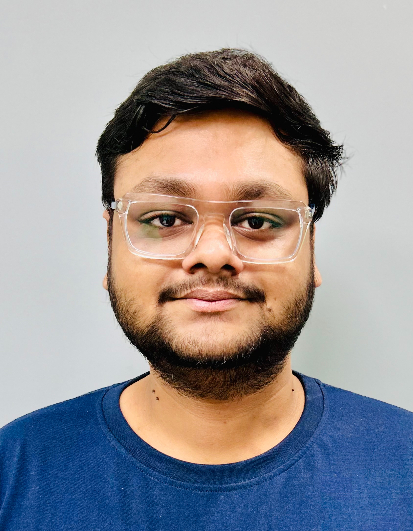
#> input picture test_soubhik.jpg, 413 x 531 px
$ jupyter execute clahe.ipynb
#> lines starting #> are read from the running program, lines starting #| are printed output that depends on the picture
#> further down, image is the input picture: shape (531, 413, 3); mean B, G, R 151.6, 149, 152.2
[cell 1]
import cv2
import numpy as np
import matplotlib.pyplot as plt

def histogram_equalization(image):
    """Apply Histogram Equalization."""
    gray_image = cv2.cvtColor(image, cv2.COLOR_BGR2GRAY)
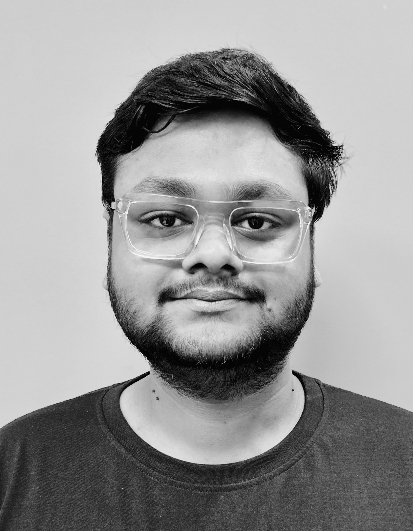
#> gray_image: shape (531, 413); min 0, max 248, mean 150.2
    equalized_image = cv2.equalizeHist(gray_image)
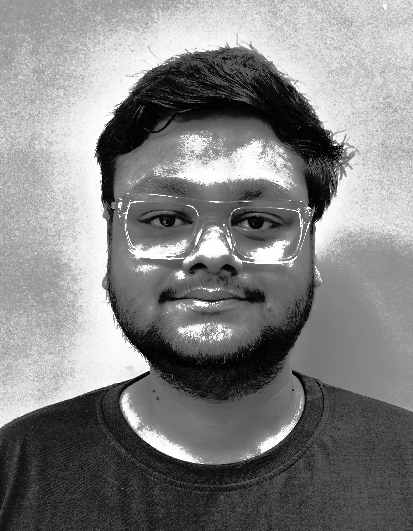
#> equalized_image: shape (531, 413); min 0, max 255, mean 130.4
    return cv2.cvtColor(equalized_image, cv2.COLOR_GRAY2BGR)

def adaptive_histogram_equalization(image):
    """Apply CLAHE (Contrast Limited Adaptive Histogram Equalization) in Lab color space."""
    # Convert image to Lab color space
    lab_image = cv2.cvtColor(image, cv2.COLOR_BGR2LAB)
#> lab_image: shape (531, 413, 3); mean of channels 0, 1, 2 156.9, 133.2, 127.3

    # Split the Lab image into L (Luminance), A, and B channels
    l, a, b = cv2.split(lab_image)
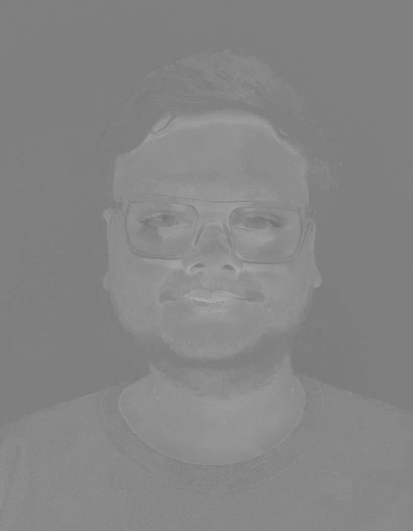
#> a: shape (531, 413); min 112, max 178, mean 133.2
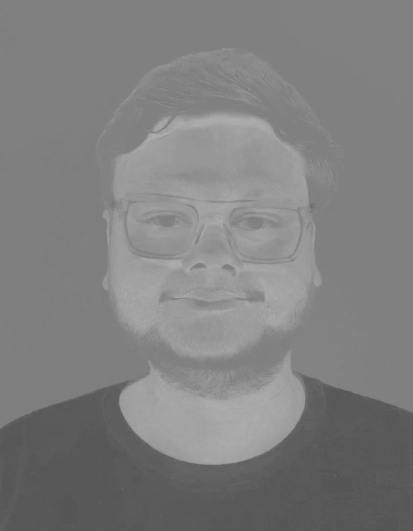
#> b: shape (531, 413); min 81, max 176, mean 127.3

    # Apply CLAHE to the L channel (Luminance)
    clahe = cv2.createCLAHE(clipLimit=2.0, tileGridSize=(8, 8))
    cl = clahe.apply(l)
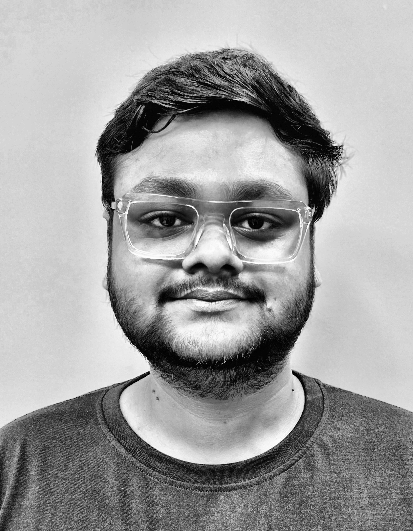
#> cl: shape (531, 413); min 0, max 255, mean 159.7

    # Merge the enhanced L channel with the original A and B channels
    enhanced_lab_image = cv2.merge((cl, a, b))
#> enhanced_lab_image: shape (531, 413, 3); mean of channels 0, 1, 2 159.7, 133.2, 127.3

    # Convert the enhanced Lab image back to BGR
    return cv2.cvtColor(enhanced_lab_image, cv2.COLOR_LAB2BGR)
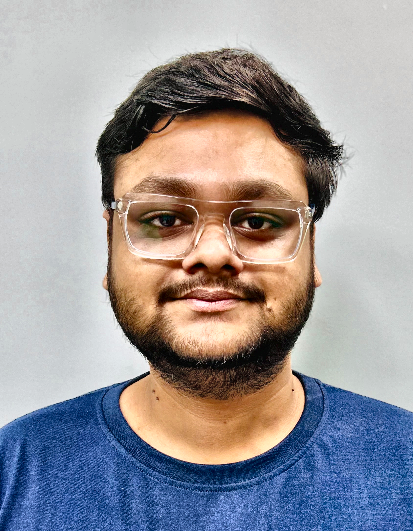
#> returned value: shape (531, 413, 3); mean B, G, R 154.9, 151.9, 155.6

def gamma_correction(image, gamma=1.0):
    """Apply gamma correction to an image."""
#> called with gamma = 2.2
    invGamma = 1.0 / gamma
    table = np.array([((i / 255.0) ** invGamma) * 255 for i in range(256)]).astype("uint8")
    return cv2.LUT(image, table)
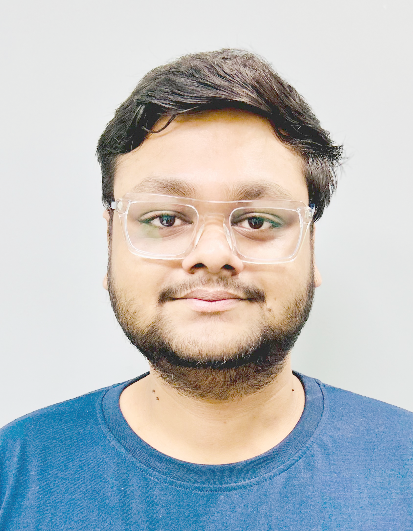
#> returned value: shape (531, 413, 3); mean of channels 0, 1, 2 192.7, 190.8, 186.5; drawn as B, G, R

# Load the original image
image = cv2.imread('../test_soubhik.jpg')  # Make sure to use your image path

# Apply the processing functions
equalized_image = histogram_equalization(image)
clahe_image = adaptive_histogram_equalization(image)
gamma_corrected_image = gamma_correction(image, gamma=2.2)
clahe_plus_gamma = gamma_correction(adaptive_histogram_equalization(image), gamma=1.8)
#> call 2 of gamma_correction, with gamma = 1.8
#> in gamma_correction (call 2), `invGamma = 1.0 / gamma`: invGamma = 0.556
#> in gamma_correction (call 2), `table = np.array([((i / 255.0) ** invGamma) * 255 for i in range(256)]..`: table = 256 values from 0 to 255
#> in gamma_correction (call 2), `return cv2.LUT(image, table)`:
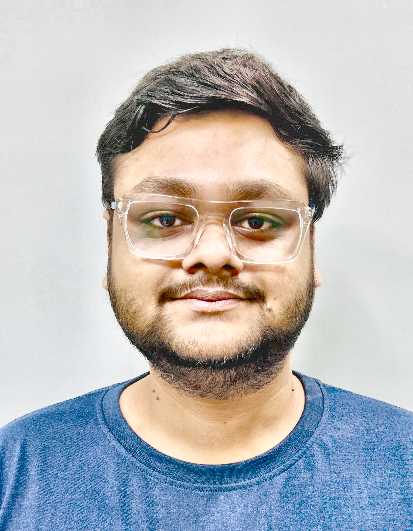
#> returned value: shape (531, 413, 3); mean of channels 0, 1, 2 185.6, 183.7, 183; drawn as B, G, R

# Display the comparison using Matplotlib
plt.figure(figsize=(16, 6))

# Original Image
plt.subplot(1, 5, 1)
plt.imshow(cv2.cvtColor(image, cv2.COLOR_BGR2RGB))
plt.title("Original Image")
plt.axis('off')

# Histogram Equalization
plt.subplot(1, 5, 2)
plt.imshow(cv2.cvtColor(equalized_image, cv2.COLOR_BGR2RGB))
plt.title("Histogram Equalization")
plt.axis('off')

# Adaptive Histogram Equalization (CLAHE)
plt.subplot(1, 5, 3)
plt.imshow(cv2.cvtColor(clahe_image, cv2.COLOR_BGR2RGB))
plt.title("Adaptive Histogram Equalization (CLAHE)")
plt.axis('off')

# Gamma Correction
plt.subplot(1, 5, 4)
plt.imshow(cv2.cvtColor(gamma_corrected_image, cv2.COLOR_BGR2RGB))
plt.title("Gamma Corrected Image")
plt.axis('off')

# CLAHE + Gamma Correction
plt.subplot(1, 5, 5)
plt.imshow(cv2.cvtColor(clahe_plus_gamma, cv2.COLOR_BGR2RGB))
plt.title("CLAHE + Gamma Correction")
plt.axis('off')

plt.tight_layout()
plt.show()
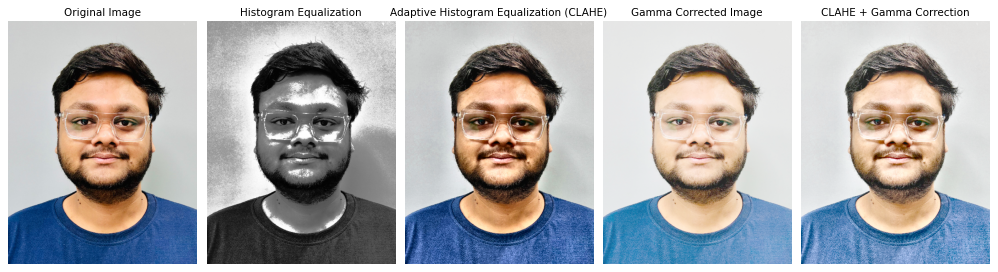
#> figure drawn by matplotlib, 5 panels

$ run again, with Soubhik_test.jpg copied over test_soubhik.jpg
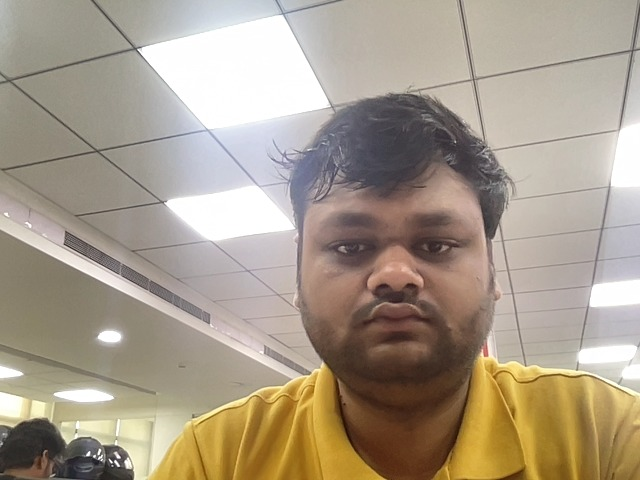
#> input picture Soubhik_test.jpg, 640 x 480 px
#> image is the input picture: shape (480, 640, 3); mean B, G, R 138.5, 155.9, 168.5
#> lab_image: shape (480, 640, 3); mean of channels 0, 1, 2 164.5, 130.6, 138.9
#> enhanced_lab_image: shape (480, 640, 3); mean of channels 0, 1, 2 153.2, 130.6, 138.9
#> in gamma_correction, `return cv2.LUT(image, table)`:
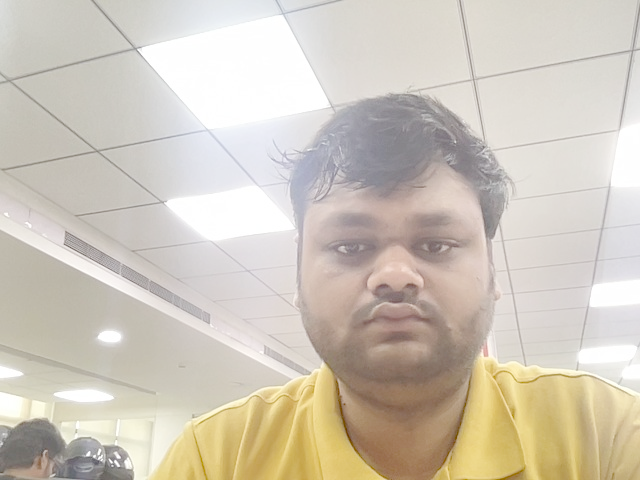
#> returned value: shape (480, 640, 3); mean of channels 0, 1, 2 186.9, 200, 208.3; drawn as B, G, R
#> invGamma = 0.556
#> table = 256 values from 0 to 255
#> in gamma_correction (call 2), `return cv2.LUT(image, table)`:
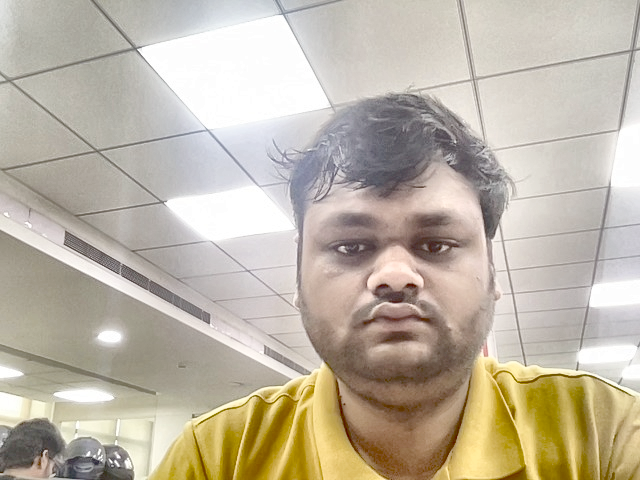
#> returned value: shape (480, 640, 3); mean of channels 0, 1, 2 165.1, 181.5, 191; drawn as B, G, R
